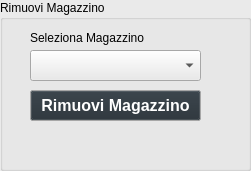
     <widget class="QGroupBox" name="groupBox_5">
      <property name="geometry">
       <rect>
        <x>330</x>
        <y>100</y>
        <width>251</width>
        <height>171</height>
       </rect>
      </property>
      <property name="palette">
       <palette>
        <active>
         <colorrole role="WindowText">
          <brush brushstyle="SolidPattern">
           <color alpha="255">
            <red>0</red>
            <green>0</green>
            <blue>0</blue>
           </color>
          </brush>
         </colorrole>
         <colorrole role="Button">
          <brush brushstyle="SolidPattern">
           <color alpha="255">
            <red>234</red>
            <green>234</green>
            <blue>234</blue>
           </color>
          </brush>
         </colorrole>
         <colorrole role="Light">
          <brush brushstyle="SolidPattern">
           <color alpha="255">
            <red>255</red>
            <green>255</green>
            <blue>255</blue>
           </color>
          </brush>
         </colorrole>
         <colorrole role="Midlight">
          <brush brushstyle="SolidPattern">
           <color alpha="255">
            <red>244</red>
            <green>244</green>
            <blue>244</blue>
           </color>
          </brush>
         </colorrole>
         <colorrole role="Dark">
          <brush brushstyle="SolidPattern">
           <color alpha="255">
            <red>117</red>
            <green>117</green>
            <blue>117</blue>
           </color>
          </brush>
         </colorrole>
         <colorrole role="Mid">
          <brush brushstyle="SolidPattern">
           <color alpha="255">
            <red>156</red>
            <green>156</green>
            <blue>156</blue>
           </color>
          </brush>
         </colorrole>
         <colorrole role="Text">
          <brush brushstyle="SolidPattern">
           <color alpha="255">
            <red>0</red>
            <green>0</green>
            <blue>0</blue>
           </color>
          </brush>
         </colorrole>
         <colorrole role="BrightText">
          <brush brushstyle="SolidPattern">
           <color alpha="255">
            <red>255</red>
            <green>255</green>
            <blue>255</blue>
           </color>
          </brush>
         </colorrole>
         <colorrole role="ButtonText">
          <brush brushstyle="SolidPattern">
           <color alpha="255">
            <red>0</red>
            <green>0</green>
            <blue>0</blue>
           </color>
          </brush>
         </colorrole>
         <colorrole role="Base">
          <brush brushstyle="SolidPattern">
           <color alpha="255">
            <red>255</red>
            <green>255</green>
            <blue>255</blue>
           </color>
          </brush>
         </colorrole>
         <colorrole role="Window">
          <brush brushstyle="SolidPattern">
           <color alpha="255">
            <red>234</red>
            <green>234</green>
            <blue>234</blue>
           </color>
          </brush>
         </colorrole>
         <colorrole role="Shadow">
          <brush brushstyle="SolidPattern">
           <color alpha="255">
            <red>0</red>
            <green>0</green>
            <blue>0</blue>
           </color>
          </brush>
         </colorrole>
         <colorrole role="AlternateBase">
          <brush brushstyle="SolidPattern">
           <color alpha="255">
            <red>244</red>
            <green>244</green>
            <blue>244</blue>
           </color>
          </brush>
         </colorrole>
         <colorrole role="ToolTipBase">
          <brush brushstyle="SolidPattern">
           <color alpha="255">
            <red>255</red>
            <green>255</green>
            <blue>220</blue>
           </color>
          </brush>
         </colorrole>
         <colorrole role="ToolTipText">
          <brush brushstyle="SolidPattern">
           <color alpha="255">
            <red>0</red>
            <green>0</green>
            <blue>0</blue>
           </color>
          </brush>
         </colorrole>
         <colorrole role="PlaceholderText">
          <brush brushstyle="SolidPattern">
           <color alpha="127">
            <red>0</red>
            <green>0</green>
            <blue>0</blue>
           </color>
          </brush>
         </colorrole>
         <colorrole role="Accent">
          <brush brushstyle="SolidPattern">
           <color alpha="255">
            <red>255</red>
            <green>255</green>
            <blue>255</blue>
           </color>
          </brush>
         </colorrole>
        </active>
        <inactive>
         <colorrole role="WindowText">
          <brush brushstyle="SolidPattern">
           <color alpha="255">
            <red>0</red>
            <green>0</green>
            <blue>0</blue>
           </color>
          </brush>
         </colorrole>
         <colorrole role="Button">
          <brush brushstyle="SolidPattern">
           <color alpha="255">
            <red>234</red>
            <green>234</green>
            <blue>234</blue>
           </color>
          </brush>
         </colorrole>
         <colorrole role="Light">
          <brush brushstyle="SolidPattern">
           <color alpha="255">
            <red>255</red>
            <green>255</green>
            <blue>255</blue>
           </color>
          </brush>
         </colorrole>
         <colorrole role="Midlight">
          <brush brushstyle="SolidPattern">
           <color alpha="255">
            <red>244</red>
            <green>244</green>
            <blue>244</blue>
           </color>
          </brush>
         </colorrole>
         <colorrole role="Dark">
          <brush brushstyle="SolidPattern">
           <color alpha="255">
            <red>117</red>
            <green>117</green>
            <blue>117</blue>
           </color>
          </brush>
         </colorrole>
         <colorrole role="Mid">
          <brush brushstyle="SolidPattern">
           <color alpha="255">
            <red>156</red>
            <green>156</green>
            <blue>156</blue>
           </color>
          </brush>
         </colorrole>
         <colorrole role="Text">
          <brush brushstyle="SolidPattern">
           <color alpha="255">
            <red>0</red>
            <green>0</green>
            <blue>0</blue>
           </color>
          </brush>
         </colorrole>
         <colorrole role="BrightText">
          <brush brushstyle="SolidPattern">
           <color alpha="255">
            <red>255</red>
            <green>255</green>
            <blue>255</blue>
           </color>
          </brush>
         </colorrole>
         <colorrole role="ButtonText">
          <brush brushstyle="SolidPattern">
           <color alpha="255">
            <red>0</red>
            <green>0</green>
            <blue>0</blue>
           </color>
          </brush>
         </colorrole>
         <colorrole role="Base">
          <brush brushstyle="SolidPattern">
           <color alpha="255">
            <red>255</red>
            <green>255</green>
            <blue>255</blue>
           </color>
          </brush>
         </colorrole>
         <colorrole role="Window">
          <brush brushstyle="SolidPattern">
           <color alpha="255">
            <red>234</red>
            <green>234</green>
            <blue>234</blue>
           </color>
          </brush>
         </colorrole>
         <colorrole role="Shadow">
          <brush brushstyle="SolidPattern">
           <color alpha="255">
            <red>0</red>
            <green>0</green>
            <blue>0</blue>
           </color>
          </brush>
         </colorrole>
         <colorrole role="AlternateBase">
          <brush brushstyle="SolidPattern">
           <color alpha="255">
            <red>244</red>
            <green>244</green>
            <blue>244</blue>
           </color>
          </brush>
         </colorrole>
         <colorrole role="ToolTipBase">
          <brush brushstyle="SolidPattern">
           <color alpha="255">
            <red>255</red>
            <green>255</green>
            <blue>220</blue>
           </color>
          </brush>
         </colorrole>
         <colorrole role="ToolTipText">
          <brush brushstyle="SolidPattern">
           <color alpha="255">
            <red>0</red>
            <green>0</green>
            <blue>0</blue>
           </color>
          </brush>
         </colorrole>
         <colorrole role="PlaceholderText">
          <brush brushstyle="SolidPattern">
           <color alpha="127">
            <red>0</red>
            <green>0</green>
            <blue>0</blue>
           </color>
          </brush>
         </colorrole>
         <colorrole role="Accent">
          <brush brushstyle="SolidPattern">
           <color alpha="255">
            <red>255</red>
            <green>255</green>
            <blue>255</blue>
           </color>
          </brush>
         </colorrole>
        </inactive>
        <disabled>
         <colorrole role="WindowText">
          <brush brushstyle="SolidPattern">
           <color alpha="255">
            <red>117</red>
            <green>117</green>
            <blue>117</blue>
           </color>
          </brush>
         </colorrole>
         <colorrole role="Button">
          <brush brushstyle="SolidPattern">
           <color alpha="255">
            <red>234</red>
            <green>234</green>
            <blue>234</blue>
           </color>
          </brush>
         </colorrole>
         <colorrole role="Light">
          <brush brushstyle="SolidPattern">
           <color alpha="255">
            <red>255</red>
            <green>255</green>
            <blue>255</blue>
           </color>
          </brush>
         </colorrole>
         <colorrole role="Midlight">
          <brush brushstyle="SolidPattern">
           <color alpha="255">
            <red>244</red>
            <green>244</green>
            <blue>244</blue>
           </color>
          </brush>
         </colorrole>
         <colorrole role="Dark">
          <brush brushstyle="SolidPattern">
           <color alpha="255">
            <red>117</red>
            <green>117</green>
            <blue>117</blue>
           </color>
          </brush>
         </colorrole>
         <colorrole role="Mid">
          <brush brushstyle="SolidPattern">
           <color alpha="255">
            <red>156</red>
            <green>156</green>
            <blue>156</blue>
           </color>
          </brush>
         </colorrole>
         <colorrole role="Text">
          <brush brushstyle="SolidPattern">
           <color alpha="255">
            <red>117</red>
            <green>117</green>
            <blue>117</blue>
           </color>
          </brush>
         </colorrole>
         <colorrole role="BrightText">
          <brush brushstyle="SolidPattern">
           <color alpha="255">
            <red>255</red>
            <green>255</green>
            <blue>255</blue>
           </color>
          </brush>
         </colorrole>
         <colorrole role="ButtonText">
          <brush brushstyle="SolidPattern">
           <color alpha="255">
            <red>117</red>
            <green>117</green>
            <blue>117</blue>
           </color>
          </brush>
         </colorrole>
         <colorrole role="Base">
          <brush brushstyle="SolidPattern">
           <color alpha="255">
            <red>234</red>
            <green>234</green>
            <blue>234</blue>
           </color>
          </brush>
         </colorrole>
         <colorrole role="Window">
          <brush brushstyle="SolidPattern">
           <color alpha="255">
            <red>234</red>
            <green>234</green>
            <blue>234</blue>
           </color>
          </brush>
         </colorrole>
         <colorrole role="Shadow">
          <brush brushstyle="SolidPattern">
           <color alpha="255">
            <red>0</red>
            <green>0</green>
            <blue>0</blue>
           </color>
          </brush>
         </colorrole>
         <colorrole role="AlternateBase">
          <brush brushstyle="SolidPattern">
           <color alpha="255">
            <red>234</red>
            <green>234</green>
            <blue>234</blue>
           </color>
          </brush>
         </colorrole>
         <colorrole role="ToolTipBase">
          <brush brushstyle="SolidPattern">
           <color alpha="255">
            <red>255</red>
            <green>255</green>
            <blue>220</blue>
           </color>
          </brush>
         </colorrole>
         <colorrole role="ToolTipText">
          <brush brushstyle="SolidPattern">
           <color alpha="255">
            <red>0</red>
            <green>0</green>
            <blue>0</blue>
           </color>
          </brush>
         </colorrole>
         <colorrole role="PlaceholderText">
          <brush brushstyle="SolidPattern">
           <color alpha="127">
            <red>117</red>
            <green>117</green>
            <blue>117</blue>
           </color>
          </brush>
         </colorrole>
         <colorrole role="Accent">
          <brush brushstyle="SolidPattern">
           <color alpha="255">
            <red>255</red>
            <green>255</green>
            <blue>255</blue>
           </color>
          </brush>
         </colorrole>
        </disabled>
       </palette>
      </property>
      <property name="autoFillBackground">
       <bool>true</bool>
      </property>
      <property name="title">
       <string>Rimuovi Magazzino</string>
      </property>
      <property name="flat">
       <bool>true</bool>
      </property>
      <widget class="QComboBox" name="cmbRimMagazz">
       <property name="geometry">
        <rect>
         <x>30</x>
         <y>50</y>
         <width>171</width>
         <height>31</height>
        </rect>
       </property>
       <property name="autoFillBackground">
        <bool>true</bool>
       </property>
      </widget>
      <widget class="QLabel" name="label_14">
       <property name="geometry">
        <rect>
         <x>30</x>
         <y>30</y>
         <width>121</width>
         <height>16</height>
        </rect>
       </property>
       <property name="text">
        <string>Seleziona Magazzino</string>
       </property>
      </widget>
      <widget class="QPushButton" name="btnRimMagazz">
       <property name="geometry">
        <rect>
         <x>30</x>
         <y>90</y>
         <width>171</width>
         <height>31</height>
        </rect>
       </property>
       <property name="palette">
        <palette>
         <active>
          <colorrole role="Button">
           <brush brushstyle="SolidPattern">
            <color alpha="255">
             <red>37</red>
             <green>46</green>
             <blue>53</blue>
            </color>
           </brush>
          </colorrole>
          <colorrole role="ButtonText">
           <brush brushstyle="SolidPattern">
            <color alpha="255">
             <red>255</red>
             <green>255</green>
             <blue>255</blue>
            </color>
           </brush>
          </colorrole>
          <colorrole role="Base">
           <brush brushstyle="SolidPattern">
            <color alpha="255">
             <red>37</red>
             <green>46</green>
             <blue>53</blue>
            </color>
           </brush>
          </colorrole>
         </active>
         <inactive>
          <colorrole role="Button">
           <brush brushstyle="SolidPattern">
            <color alpha="255">
             <red>37</red>
             <green>46</green>
             <blue>53</blue>
            </color>
           </brush>
          </colorrole>
          <colorrole role="ButtonText">
           <brush brushstyle="SolidPattern">
            <color alpha="255">
             <red>255</red>
             <green>255</green>
             <blue>255</blue>
            </color>
           </brush>
          </colorrole>
          <colorrole role="Base">
           <brush brushstyle="SolidPattern">
            <color alpha="255">
             <red>37</red>
             <green>46</green>
             <blue>53</blue>
            </color>
           </brush>
          </colorrole>
         </inactive>
         <disabled>
          <colorrole role="Button">
           <brush brushstyle="SolidPattern">
            <color alpha="255">
             <red>37</red>
             <green>46</green>
             <blue>53</blue>
            </color>
           </brush>
          </colorrole>
         </disabled>
        </palette>
       </property>
       <property name="font">
        <font>
         <family>Arial</family>
         <pointsize>12</pointsize>
         <bold>true</bold>
        </font>
       </property>
       <property name="text">
        <string>Rimuovi Magazzino</string>
       </property>
      </widget>
     </widget>
